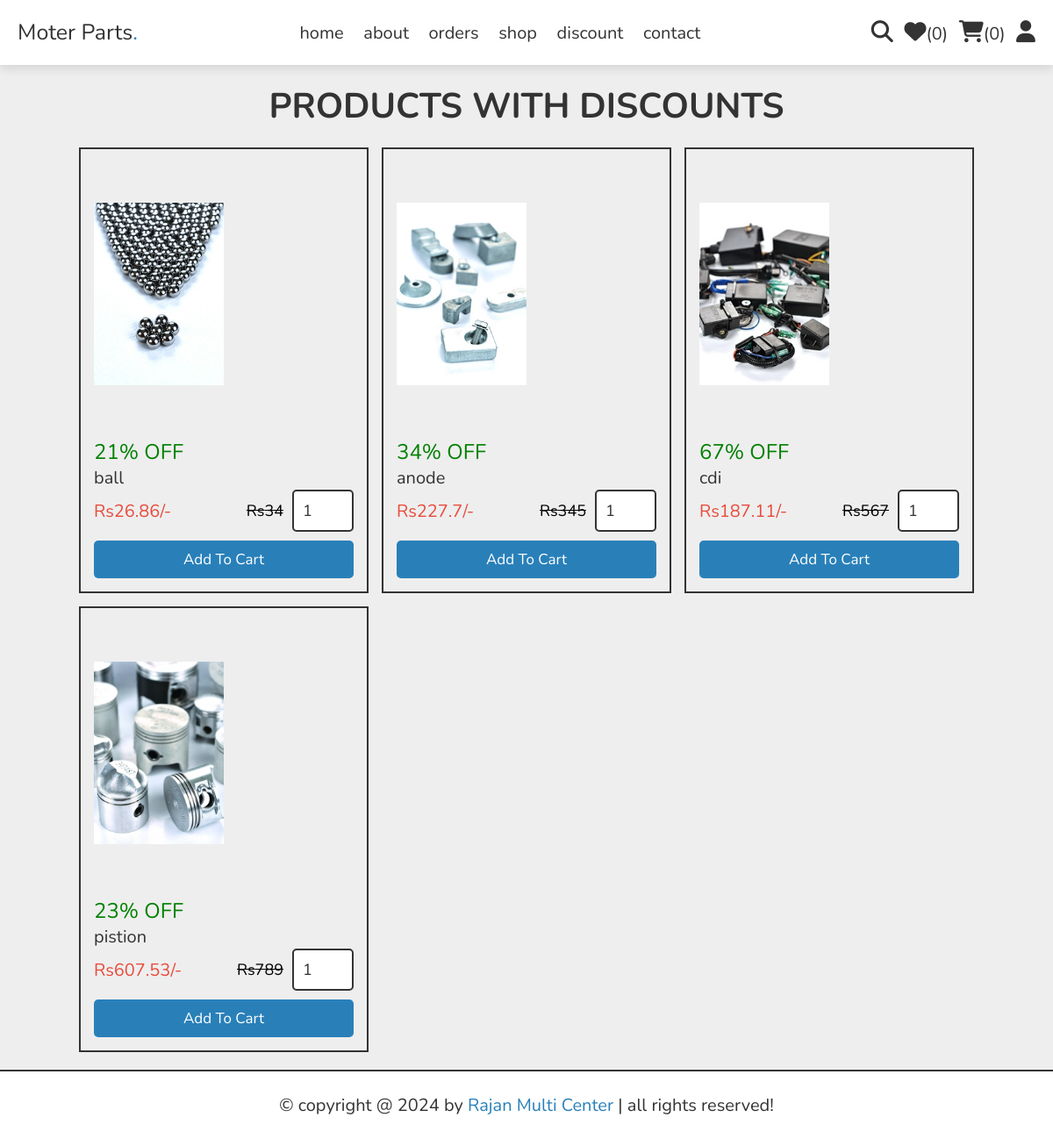
Page /discount.php on the committed database.
### tables this page shows
CREATE TABLE `products` (
  `id` int(100) NOT NULL,
  `name` varchar(100) NOT NULL,
  `details` varchar(500) NOT NULL,
  `price` int(10) NOT NULL,
  `discount` int(11) NOT NULL DEFAULT 0,
  `image_01` varchar(100) NOT NULL,
  `image_02` varchar(100) NOT NULL,
  `image_03` varchar(100) NOT NULL
);

### discount.php (the view, shortened to what this page needs)
<?php
include 'components/connect.php';
?>
<!DOCTYPE html>
<html lang="en">
<head>
   <link rel="stylesheet" href="https://cdnjs.cloudflare.com/ajax/libs/font-awesome/6.1.1/css/all.min.css">
   <link rel="stylesheet" href="css/style.css">
</head>
<body>
<?php include 'components/user_header.php'; ?>
<section class="products">
   <h1 class="heading">Products with Discounts</h1>
   <div class="box-container">
   <?php
     $select_products = $conn->prepare("SELECT * FROM `products` where discount > 0");
     $select_products->execute();
     if($select_products->rowCount() > 0){
      while($fetch_product = $select_products->fetch(PDO::FETCH_ASSOC)){
         $discount_price = $fetch_product['price'] - ($fetch_product['price'] * ($fetch_product['discount'] / 100));
   ?>
   <form action="" method="post" class="box">
      <img src="uploaded_img/<?= $fetch_product['image_01']; ?>" alt="">
      <div class="discount" style="font-size: 24px; color: green;"><?= $fetch_product['discount']; ?>% OFF</div>
      <div class="name"><?= $fetch_product['name']; ?></div>
      <div class="flex">
         <div class="price"><span>Rs</span><?= $discount_price; ?><span>/-</span></div>
         <div class="original-price" style="text-decoration: line-through;font-size: 18px;">Rs<?= $fetch_product['price']; ?></div>
         <input type="number" name="qty" class="qty" min="1" max="99" onkeypress="if(this.value.length == 2) return false;" value="1">
      </div>
      <input type="submit" value="add to cart" class="btn" name="add_to_cart">
   </form>
   <?php
      }
   }else{
      echo '<p class="empty">no products found!</p>';
   }
   ?>
   </div>
</section>
<?php include 'components/footer.php'; ?>
</body>
</html>

### css/style.css (style rules this page uses)
:root { --main-color:#2980b9; --orange:#f39c12; --red:#e74c3c; --black:#333; --white:#fff; --light-color:#666; --light-bg:#eee; --border:.2rem solid var(--black); --box-shadow:0 .5rem 1rem rgba(0,0,0,.1); }
* { font-family: 'Nunito', sans-serif; margin:0; padding:0; box-sizing: border-box; outline: none; border:none; text-decoration: none; }
html { font-size: 62.5%; overflow-x: hidden; }
body { background-color: var(--light-bg); }
section { padding:2rem; max-width: 1200px; margin:0 auto; }
.heading { font-size: 4rem; color:var(--black); margin-bottom: 2rem; text-align: center; text-transform: uppercase; }
.btn, .delete-btn, .option-btn { display: block; width: 100%; margin-top: 1rem; border-radius: .5rem; padding:1rem 3rem; font-size: 1.7rem; text-transform: capitalize; color:var(--white); cursor: pointer; text-align: center; }
.btn { background-color: var(--main-color); }
.products .box-container { display: grid; grid-template-columns: repeat(auto-fit, 33rem); justify-content: center; align-items: flex-start; gap:1.5rem; }
.products .box-container .box { border:var(--border); padding:1.5rem; position: relative; overflow: hidden; }
.products .box-container .box img { height: 30rem; width: 50%; object-fit: contain; margin-bottom: 1rem; }
.products .box-container .box .name { font-size: 2rem; color:var(--black); }
.products .box-container .box .flex { display: flex; align-items: center; gap:1rem; }
.products .box-container .box .flex .qty { width: 7rem; padding:1rem; border:var(--border); font-size: 1.8rem; color:var(--black); border-radius: .5rem; }
.products .box-container .box .flex .price { font-size: 2rem; color:var(--red); margin-right: auto; }

### rows in the picture
products: image_01 (picture), discount "21", name "ball", discount_price "26.86", price "34"
products: image_01 (picture), discount "34", name "anode", discount_price "227.7", price "345"
products: image_01 (picture), discount "67", name "cdi", discount_price "187.11", price "567"
products: image_01 (picture), discount "23", name "pistion", discount_price "607.53", price "789"

### other values in the picture
$total_wishlist_counts "0"
$total_cart_counts "0"
